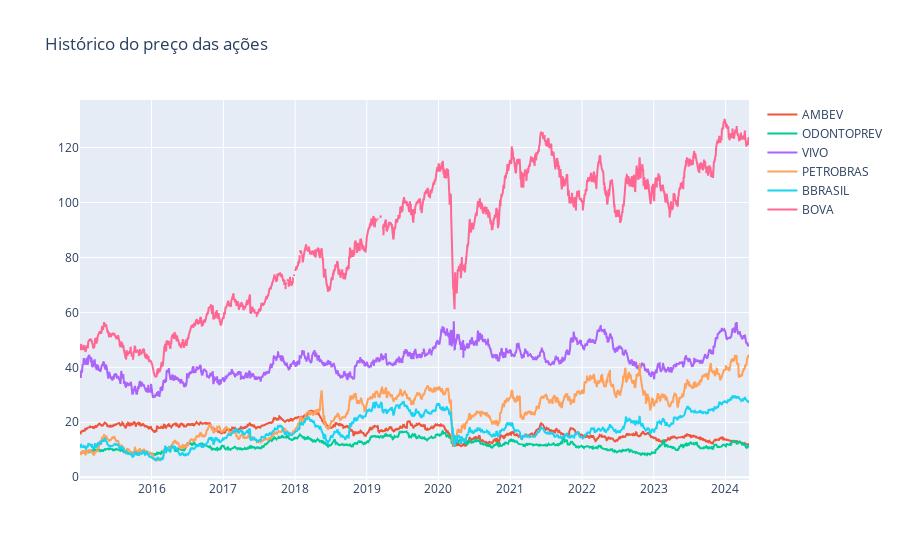

This figure's notebook cell:
### Code cell
figura = px.line(title = 'Histórico do preço das ações')
for i in acoes_ex.columns[1:]:
    figura.add_scatter(x = acoes_ex['Date'], y = acoes_ex[i], name = i)
figura.show()

# Para dar zoom, basta selecionar uma área do gráfico. Para voltar ao original, ir em autoscale

### Figure 1 — Plotly figure (JSON) as saved in the notebook; plotly's stock layout.template omitted (floating-point values rounded to 4 significant figures; data arrays with more than 128 entries replaced by an {"elided": "..."} marker saying what was removed)
{"data": [{"hovertemplate": "<extra></extra>", "legendgroup": "", "line": {"color": "#636efa", "dash": "solid"}, "marker": {"symbol": "circle"}, "mode": "lines", "name": "", "orientation": "v", "showlegend": false, "type": "scatter", "xaxis": "x", "yaxis": "y"}, {"name": "AMBEV", "type": "scatter", "x": {"elided": "2319 str values"}, "y": {"elided": "2319 float values"}}, {"name": "ODONTOPREV", "type": "scatter", "x": {"elided": "2319 str values"}, "y": {"elided": "2319 float values"}}, {"name": "VIVO", "type": "scatter", "x": {"elided": "2319 str values"}, "y": {"elided": "2319 float values"}}, {"name": "PETROBRAS", "type": "scatter", "x": {"elided": "2319 str values"}, "y": {"elided": "2319 float values"}}, {"name": "BBRASIL", "type": "scatter", "x": {"elided": "2319 str values"}, "y": {"elided": "2319 float values"}}, {"name": "BOVA", "type": "scatter", "x": {"elided": "2319 str values"}, "y": {"elided": "2319 float values"}}], "layout": {"legend": {"tracegroupgap": 0}, "title": {"text": "Histórico do preço das ações"}, "xaxis": {"anchor": "y", "domain": [0, 1]}, "yaxis": {"anchor": "x", "domain": [0, 1]}}}
